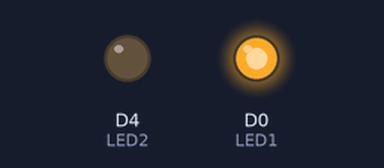
Bench run of a sketch on a simulated ESP8266 (NodeMCU). On the bench: output pins drawn as LEDs (lit = HIGH).

Above: at 0.5 s.
At 5.0 s:
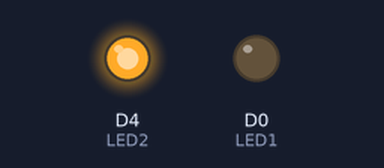
Timing chart, 0 to 6.9 s (numbered marks = the images above):
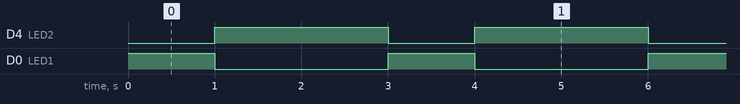

The sketch:

Blink_2_alt.ino
```cpp
int LED1 = D0; // initialise the pin number
int LED2 = D4;
void setup() {
  pinMode(LED1, OUTPUT); //setting the mode of pin (input/output)
  pinMode(LED2, OUTPUT);
}

// the loop function runs over and over again forever
void loop() {
  digitalWrite(LED1, HIGH);   // turn the LED 1 off (HIGH is the voltage level)
  digitalWrite(LED2, LOW);     // turn the LED 2 on (LOW is the voltage level)
  delay(1000);                       // wait for a second
  digitalWrite(LED1, LOW);    // turn the LED on by making the voltage LOW
  digitalWrite(LED2, HIGH);   // turn the LED off by making the voltage HIGH
  delay(2000);                       // wait for 2 seconds
}
```

Measured:
- by itself, D4 (LED2): alternates HIGH for 2.0 s and LOW for 1.0 s
- by itself, D0 (LED1): alternates HIGH for 1.0 s and LOW for 2.0 s
